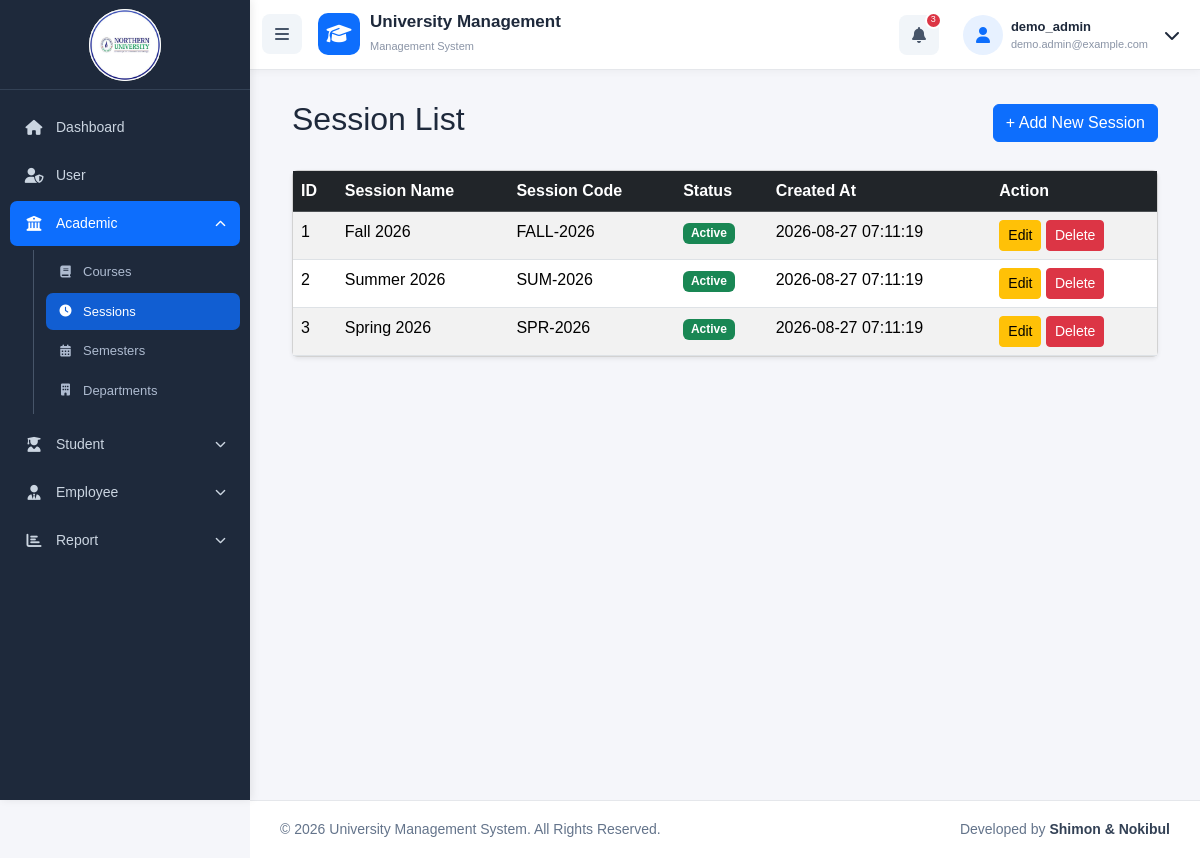
/sessions/index.php (signed in), run on the app's committed database.
### tables this page shows
CREATE TABLE `session` (
  `id` int UNSIGNED NOT NULL,
  `session_name` varchar(100) NOT NULL,
  `session_code` varchar(50) NOT NULL,
  `status` tinyint(1) NOT NULL DEFAULT '1' COMMENT '1=Active, 0=Inactive',
  `created_at` timestamp NULL DEFAULT CURRENT_TIMESTAMP,
  `updated_at` timestamp NULL DEFAULT CURRENT_TIMESTAMP ON UPDATE CURRENT_TIMESTAMP
);

### sessions/index.php (the view, shortened to what this page needs)
<?php
require_once "../config/database.php";
require_once __DIR__ . '/../includes/header.php';
require_once __DIR__ . '/../includes/navbar.php';
$query = "SELECT * FROM session ORDER BY id DESC";
$result = mysqli_query($conn, $query);
?>
    <div class="main-content">
        <div class="container-fluid">
    <div class="d-flex justify-content-between align-items-center mb-4">
        <h2>Session List</h2>
        <a href="create.php" class="btn btn-primary">+ Add New Session</a>
    </div>
<?php
$sl=1
?>
    <div class="card shadow-sm">
        <div class="card-body p-0">
            <table class="table table-striped table-hover mb-0">
                <thead class="table-dark">
                <tr>
                    <th>ID</th>
                    <th>Session Name</th>
                    <th>Session Code</th>
                    <th>Status</th>
                    <th>Created At</th>
                    <th>Action</th>
                </tr>
                </thead>
                <tbody>
                <?php if (mysqli_num_rows($result) > 0): ?>
                    <?php while ($row = mysqli_fetch_assoc($result)): ?>
                        <tr>
                            <td><?= $sl++ ?></td>
                            <td><?= htmlspecialchars($row['session_name']) ?></td>
                            <td><?= htmlspecialchars($row['session_code']) ?></td>
                            <td>
                                <?php if ($row['status'] == 1): ?>
                                    <span class="badge bg-success">Active</span>
                                <?php else: ?>
                                    <span class="badge bg-secondary">Inactive</span>
                                <?php endif; ?>
                            </td>
                            <td><?= $row['created_at'] ?? 'N/A' ?></td>
                            <td>
                                <a href="edit.php?id=<?= $row['id'] ?>" class="btn btn-sm btn-warning">Edit</a>
                                <a href="delete.php?id=<?= $row['id'] ?>" class="btn btn-sm btn-danger" onclick="return confirm('Are you sure?')">Delete</a>
                            </td>
                        </tr>
                    <?php endwhile; ?>
                <?php else: ?>
                    <tr>
                        <td colspan="6" class="text-center py-3">No sessions found.</td>
                    </tr>
                <?php endif; ?>
                </tbody>
            </table>
        </div>
    </div>
</div>
    </div>
<?php require_once __DIR__ . '/../includes/footer.php'; ?>

### css/style.css (style rules this page uses)
* { box-sizing: border-box; }
body { margin: 0; background: #f5f6fa; font-family: Arial, sans-serif; min-height: 100vh; color: #1e293b; }
.main-content { margin-left: 250px; padding: 30px; padding-top: 100px; min-height: 100vh; box-sizing: border-box; }

### data on the page
session: session_name "Fall 2026", session_code "FALL-2026", status "Active", created_at "2026-08-27 07:11:19"
session: session_name "Summer 2026", session_code "SUM-2026", status "Active", created_at "2026-08-27 07:11:19"
session: session_name "Spring 2026", session_code "SPR-2026", status "Active", created_at "2026-08-27 07:11:19"

### other printed values
$_SESSION['username'] "demo_admin"
$_SESSION['user_email'] "demo.admin@example.com"
